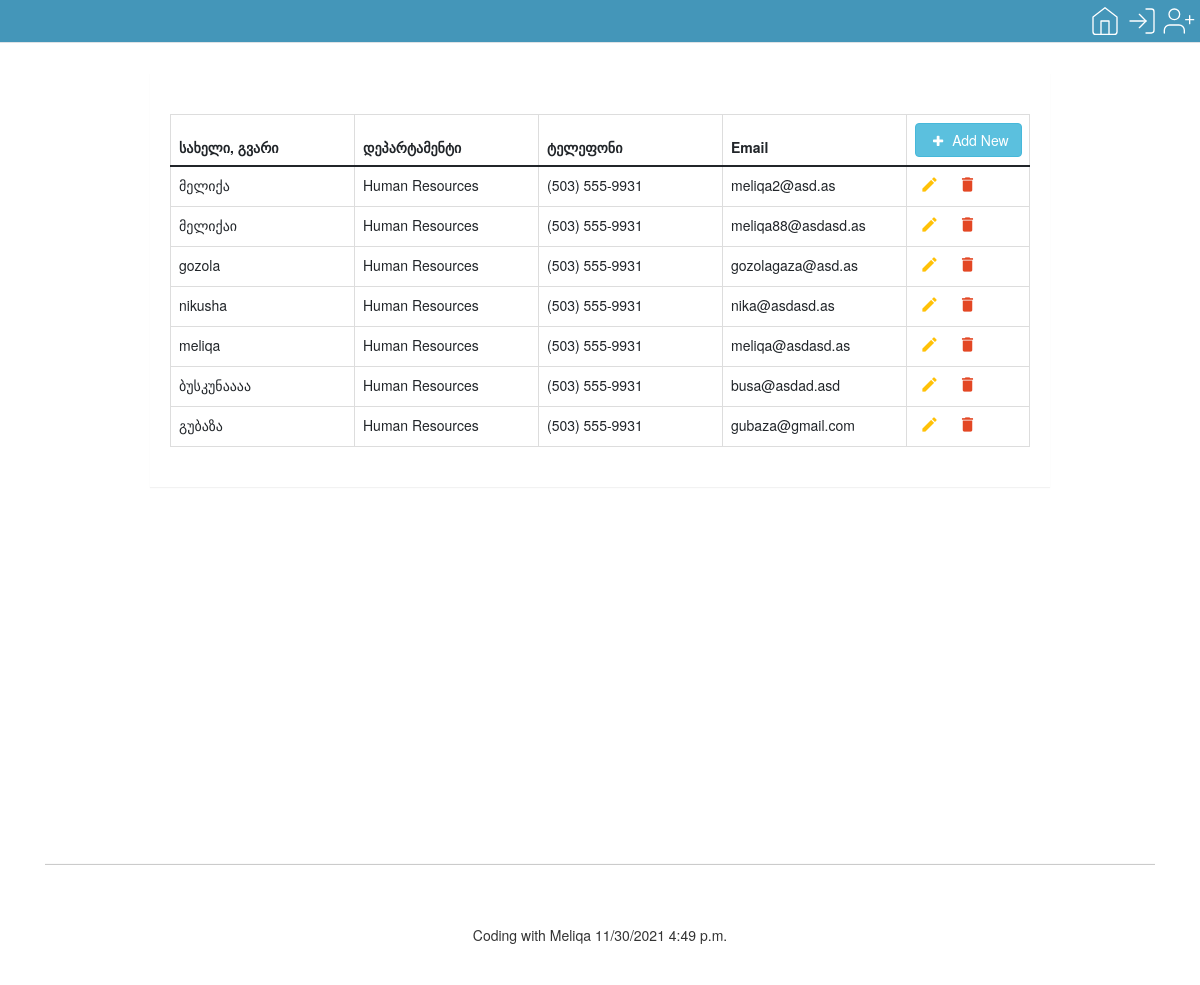
The page /home on the database its author committed.
### account/models.py (models this page shows, shortened)
class Account(AbstractBaseUser):
    email = models.EmailField(verbose_name="email", max_length=60, unique=True)
    username = models.CharField(max_length=30, unique=True)
    date_joined = models.DateTimeField(verbose_name="date joined", auto_now_add=True)
    last_login = models.DateTimeField(verbose_name="last login", auto_now=True)
    is_admin = models.BooleanField(default=False)
    is_active = models.BooleanField(default=True)
    is_staff = models.BooleanField(default=False)
    is_superuser = models.BooleanField(default=False)
    USERNAME_FIELD = 'email'
    REQUIRED_FIELDS = ['username']
    objects = MyAccointManager()

### personal/views.py (the view)
# urls.py: path('home', home_screen_view, name="home"),
def home_screen_view(request):
    context = {}
    acc = Account.objects.all()
    context['acc_list'] = acc
    return render(request, 'personal/home.html', context)

### templates/personal/home.html (shortened to what this page needs)
{% extends 'base.html' %}
{% block content %}
<link rel="stylesheet" href="https://maxcdn.bootstrapcdn.com/font-awesome/4.7.0/css/font-awesome.min.css">
<link rel="stylesheet" href="https://maxcdn.bootstrapcdn.com/bootstrap/3.3.7/css/bootstrap.min.css">
<body>
    <div class="container">
        <div class="table-wrapper">
            <div class="table-title">
                <div class="row">
                    <div class="col-sm-4">
                    </div>
                </div>
            </div>
            <table class="table table-bordered">
                <thead>
                    <tr>
                        <th>სახელი, გვარი</th>
                        <th>დეპარტამენტი</th>
                        <th>ტელეფონი</th>
                        <th>Email</th>
                        <th style="width: 123px;">
                            <button type="button" class="btn btn-info add-new"><i class="fa fa-plus"></i> Add New</button>
                        </th>
                    </tr>
                </thead>
                <tbody>
                    {% for item in acc_list %}
                        <tr>
                            <td>{{item.username}}</td>
                            <td>Human Resources</td>
                            <td>(503) 555-9931</td>
                            <td>{{item.email}}</td>
                            <td>
                                <a class="edit" title="Edit" data-toggle="tooltip"><i class="material-icons">&#xE254;</i></a>
                                <a class="delete" title="Delete" data-toggle="tooltip"><i class="material-icons">&#xE872;</i></a>
                            </td>
                        </tr>
                    {% endfor %}
                </tbody>
            </table>
        </div>
    </div>
</body>
{% endblock content %}

### templates/base.html (shortened to what this page needs)
<!DOCTYPE html>
<html>
    <header>
        {% include 'snippets/header.html' %}
    </header>
    <body>
        <div class="main">
            {% block content %}
            {% endblock content %}
        </div>
        {% include 'snippets/footer.html' %}
    </body>
</html>

### templates/snippets/header.html (shortened to what this page needs)
{% load static %}
<link href="https://cdn.jsdelivr.net/npm/bootstrap@5.0.1/dist/css/bootstrap.min.css" rel="stylesheet">
<link rel="stylesheet" href="https://cdnjs.cloudflare.com/ajax/libs/font-awesome/5.15.3/css/all.min.css">
<div class="">
    <div class="d-flex border-bottom" style="background-color: #4496b9;">
        <nav class="d-inline-flex mt-2 mt-md-0 ms-md-auto">
            {% if request.user.is_authenticated %}
                <a
                    class="me-2 py-2 text-dark text-decoration-none"
                    title="მთავარი" href="{% url 'employee_list' %}">
                    <img src="{% static 'images/home.svg' %}" alt="" >
                </a>
                <a
                    class="me-2 py-2 text-dark text-decoration-none"
                    title="შეცვლა" href="{% url 'account' %}">
                    <img src="{% static 'images/edit.svg' %}" alt="" >
                </a>
                <a
                    class="me-2 py-2 text-dark text-decoration-none"
                    title="გასვლა" href="{% url 'logout' %}">
                    <img src="{% static 'images/log-out.svg' %}" alt="" >
                </a>
            {% else %}
                <a
                    class="me-2 py-2 text-dark text-decoration-none"
                    title="მთავარი" href="{% url 'employee_list' %}">
                    <img src="{% static 'images/home.svg' %}" alt="" >
                </a>
                <a
                    class="me-2 py-2 text-dark text-decoration-none"
                    title="შესვლა"
                    href="{% url 'login' %}">
                    <img src="{% static 'images/log-in.svg' %}" alt="" >
                </a>
                <a
                    class="me-2 py-2 text-dark text-decoration-none"
                    title="რეგისტრაცია" href="{% url 'register' %}">
                    <img src="{% static 'images/user-plus.svg' %}" alt="" >
                </a>
            {% endif %}
        </nav>
    </div>
</div>
<link rel="stylesheet" href="https://stackpath.bootstrapcdn.com/bootstrap/4.3.1/css/bootstrap.min.css"
>
<link rel="stylesheet" href="https://cdnjs.cloudflare.com/ajax/libs/font-awesome/5.11.2/css/all.min.css">

### templates/snippets/footer.html (shortened to what this page needs)
<div class="container">
    <hr>
    <div class="d-flex flex-row align-items-center footer">
        <p class="m-auto">Coding with Meliqa {% now "SHORT_DATETIME_FORMAT" %}</p>
    </div>
</div>

### templates/base.html (style rules this page uses)
.main { min-height: 100vh; height: 100%; }

### templates/snippets/header.html (style rules this page uses)
@media (min-width: 768px) { html { font-size: 16px; } }
body { background-image: linear-gradient(180deg, #eee, #fff 100px, #fff); }
.container { max-width: 960px; }

### templates/personal/home.html (style rules this page uses)
body { color: #404E67; background: #F5F7FA; font-family: 'Open Sans', sans-serif; }
.table-wrapper { width: 900px; margin: 30px auto; background: #fff; padding: 20px; box-shadow: 0 1px 1px rgba(0,0,0,.05); }
.table-title { padding-bottom: 10px; margin: 0 0 10px; }
table.table { table-layout: fixed; }
table.table tr th, table.table tr td { border-color: #e9e9e9; }
table.table th i { font-size: 13px; margin: 0 5px; cursor: pointer; }
table.table th:last-child { width: 100px; }
table.table td a { cursor: pointer; display: inline-block; margin: 0 5px; min-width: 24px; }
table.table td a.edit { color: #FFC107; }
table.table td a.delete { color: #E34724; }
table.table td i { font-size: 19px; }

### templates/snippets/footer.html (style rules this page uses)
.footer { min-height: 100px; }

### rows shown on the page
Account: username "მელიქა", email "meliqa2@asd.as"
Account: username "მელიქაი", email "meliqa88@asdasd.as"
Account: username "gozola", email "gozolagaza@asd.as"
Account: username "nikusha", email "nika@asdasd.as"
Account: username "meliqa", email "meliqa@asdasd.as"
Account: username "ბუსკუნაააა", email "busa@asdad.asd"
Account: username "გუბაზა", email "gubaza@gmail.com"
